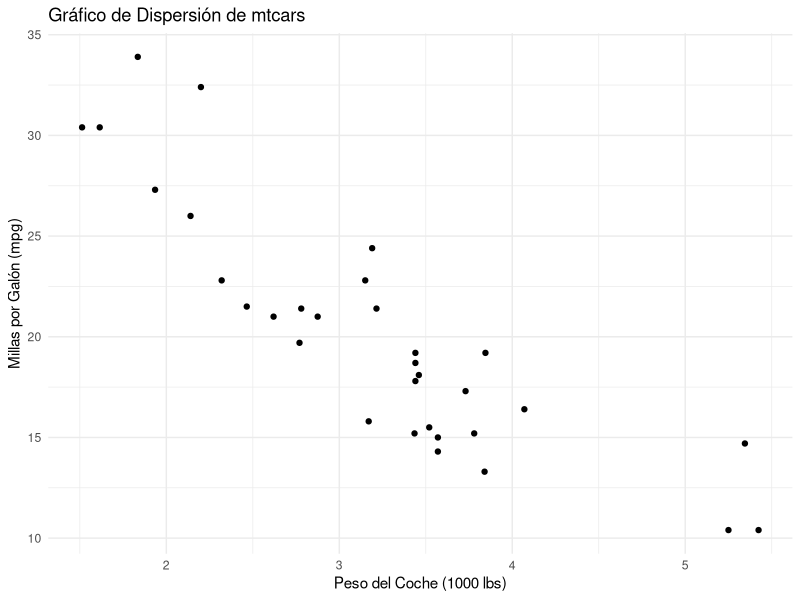

Write the R code that produced this figure.
# Rscript grafico.r
# Cargar la librería ggplot2
library(ggplot2)

# Usar el conjunto de datos mtcars
data(mtcars)

# Crear el gráfico de dispersión
ggplot(data = mtcars, aes(x = wt, y = mpg)) +
  geom_point() +
  labs(title = "Gráfico de Dispersión de mtcars",
       x = "Peso del Coche (1000 lbs)",
       y = "Millas por Galón (mpg)") +
  theme_minimal()

# REFERENCIA
# OpenAI. (2024). ChatGPT (Versión del 01 de Julio) 
# [Crear gráfico dispersión ggplot2].
# https://chatgpt.com/share/15c72434-85fe-4b47-8acd-d022bf9cb13e













